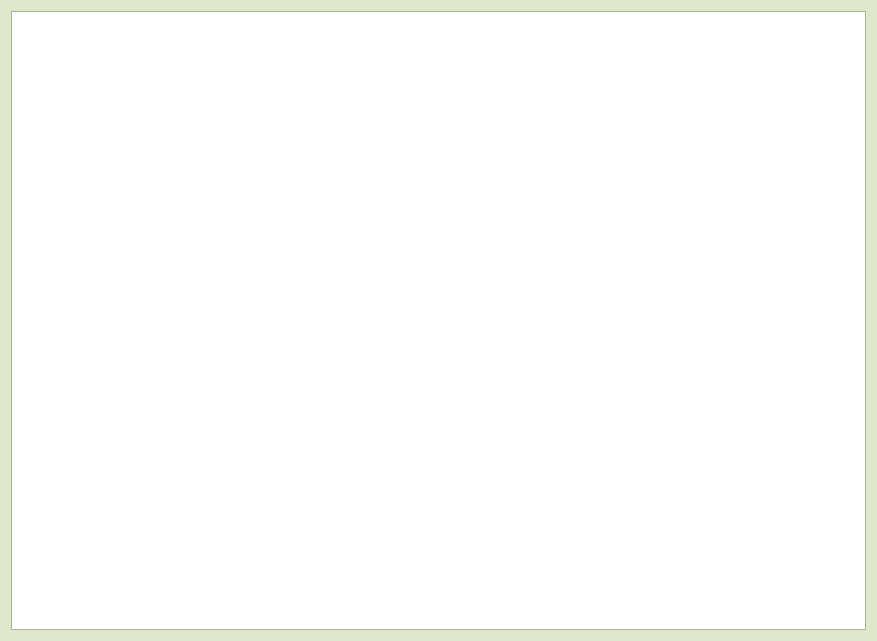
<?xml version="1.0" encoding="UTF-8"?>
<ui version="4.0">
 <class>History</class>
 <widget class="QWidget" name="History">
  <property name="geometry">
   <rect>
    <x>0</x>
    <y>0</y>
    <width>877</width>
    <height>641</height>
   </rect>
  </property>
  <property name="palette">
   <palette>
    <active>
     <colorrole role="Base">
      <brush brushstyle="SolidPattern">
       <color alpha="255">
        <red>255</red>
        <green>255</green>
        <blue>255</blue>
       </color>
      </brush>
     </colorrole>
     <colorrole role="Window">
      <brush brushstyle="SolidPattern">
       <color alpha="255">
        <red>223</red>
        <green>232</green>
        <blue>202</blue>
       </color>
      </brush>
     </colorrole>
    </active>
    <inactive>
     <colorrole role="Base">
      <brush brushstyle="SolidPattern">
       <color alpha="255">
        <red>255</red>
        <green>255</green>
        <blue>255</blue>
       </color>
      </brush>
     </colorrole>
     <colorrole role="Window">
      <brush brushstyle="SolidPattern">
       <color alpha="255">
        <red>223</red>
        <green>232</green>
        <blue>202</blue>
       </color>
      </brush>
     </colorrole>
    </inactive>
    <disabled>
     <colorrole role="Base">
      <brush brushstyle="SolidPattern">
       <color alpha="255">
        <red>223</red>
        <green>232</green>
        <blue>202</blue>
       </color>
      </brush>
     </colorrole>
     <colorrole role="Window">
      <brush brushstyle="SolidPattern">
       <color alpha="255">
        <red>223</red>
        <green>232</green>
        <blue>202</blue>
       </color>
      </brush>
     </colorrole>
    </disabled>
   </palette>
  </property>
  <property name="font">
   <font>
    <family>Times New Roman</family>
    <pointsize>14</pointsize>
   </font>
  </property>
  <property name="windowTitle">
   <string>Form</string>
  </property>
  <layout class="QGridLayout" name="gridLayout">
   <item row="0" column="0">
    <widget class="QTextEdit" name="text_history"/>
   </item>
  </layout>
 </widget>
 <resources/>
 <connections/>
</ui>
